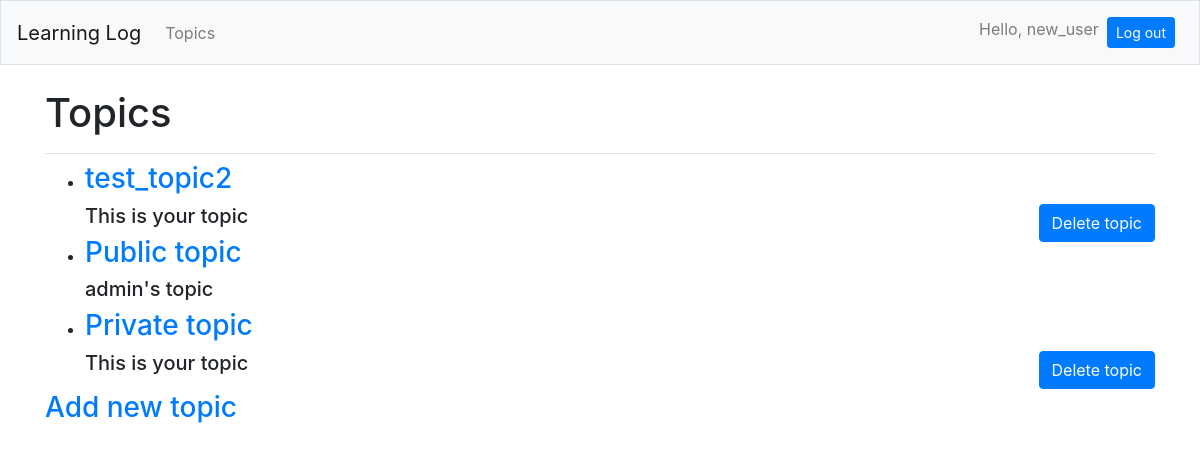
The app's page /topics/ (signed in), older data.
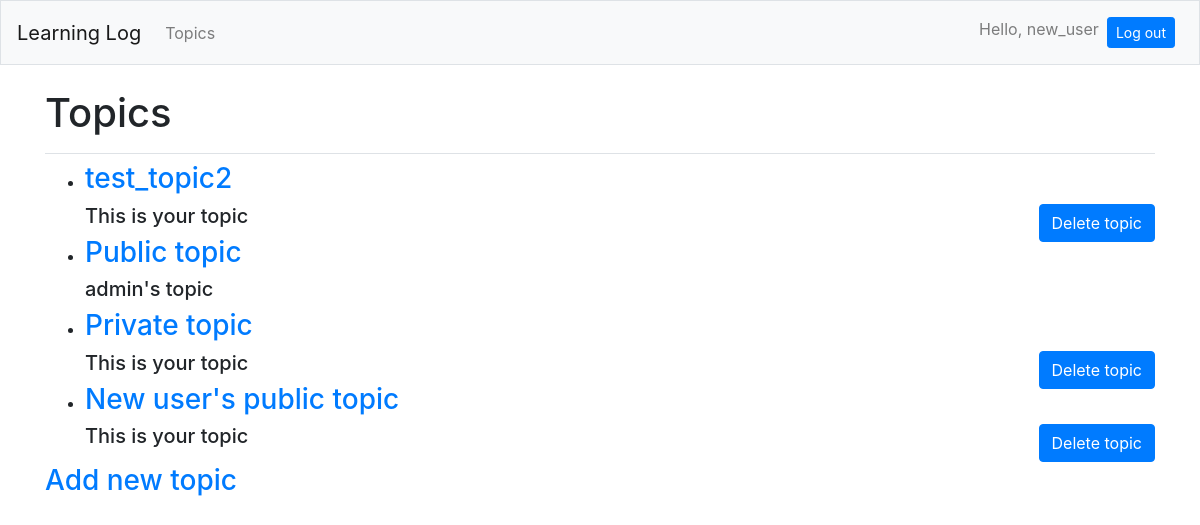
The same page, newer data.
### learning_logs/models.py (models this page shows)
class Topic(models.Model):
	text = models.CharField(max_length=200)
	date_added = models.DateTimeField(auto_now_add=True)
	owner = models.ForeignKey(User, on_delete=models.CASCADE)
	private = models.BooleanField()
	def __str__(self):
		return self.text

### learning_logs/views.py (the view)
# urls.py: path('topics/', views.topics, name='topics'),
@login_required
def topics(request):
	topics_owner = Topic.objects.filter(owner=request.user).order_by('date_added')
	topics_private = Topic.objects.filter(private=False)
	if topics_private:
		topics = topics_owner | topics_private
	else:
		topics = topics_owner
	context = {'topics': topics}
	return render(request, 'learning_logs/topics.html', context)

### learning_logs/templates/learning_logs/topics.html
{% extends "learning_logs/base.html" %}
{% load bootstrap4 %}
{% block page_header %}
	<h1>Topics</h1>
{% endblock page_header %}
{% block content %}
	<ul>
		{% for topic in topics %}
			<li><h3>
				<a href="{% url 'learning_logs:topic' topic.id %}">{{ topic }}</a>
			</h3></li>
			{% if user == topic.owner %}
				<div class="float-right">
					{% buttons %}
						<a href="{% url 'learning_logs:delete_topic' topic.id %}" class="btn btn-primary">Delete topic</a>
					{% endbuttons %}
				</div>
				<h5>This is your topic</h5>
			{% else %}
				<h5>{{ topic.owner }}'s topic</h5>
			{% endif %}
		{% empty %}
			<li><h3>No topics have been added yet.</h3></li>
		{% endfor %}
	</ul>
	<h3><a href="{% url 'learning_logs:new_topic' %}">Add new topic</a></h3>
{% endblock content %}

Row changes from the older to the newer data that the page shows:
added Topic: text "New user's public topic", shows "Delete topic"
